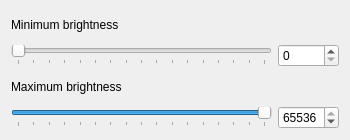
<?xml version="1.0" encoding="UTF-8"?>
<ui version="4.0">
 <class>LoadImage</class>
 <widget class="QDialog" name="LoadImage">
  <property name="geometry">
   <rect>
    <x>0</x>
    <y>0</y>
    <width>350</width>
    <height>140</height>
   </rect>
  </property>
  <property name="sizePolicy">
   <sizepolicy hsizetype="Fixed" vsizetype="Fixed">
    <horstretch>0</horstretch>
    <verstretch>0</verstretch>
   </sizepolicy>
  </property>
  <property name="windowTitle">
   <string>Dialog</string>
  </property>
  <layout class="QGridLayout" name="gridLayout">
   <item row="0" column="0">
    <layout class="QGridLayout" name="gridLayout_2">
     <item row="1" column="0">
      <widget class="QSlider" name="minSlider">
       <property name="minimum">
        <number>0</number>
       </property>
       <property name="maximum">
        <number>65536</number>
       </property>
       <property name="pageStep">
        <number>4096</number>
       </property>
       <property name="value">
        <number>0</number>
       </property>
       <property name="orientation">
        <enum>Qt::Horizontal</enum>
       </property>
       <property name="tickPosition">
        <enum>QSlider::TicksBelow</enum>
       </property>
      </widget>
     </item>
     <item row="0" column="0">
      <widget class="QLabel" name="label">
       <property name="text">
        <string>Minimum brightness</string>
       </property>
      </widget>
     </item>
     <item row="1" column="1">
      <widget class="QSpinBox" name="minBox">
       <property name="minimum">
        <number>0</number>
       </property>
       <property name="maximum">
        <number>65536</number>
       </property>
       <property name="value">
        <number>0</number>
       </property>
      </widget>
     </item>
     <item row="3" column="0">
      <widget class="QSlider" name="maxSlider">
       <property name="minimum">
        <number>0</number>
       </property>
       <property name="maximum">
        <number>65536</number>
       </property>
       <property name="pageStep">
        <number>4096</number>
       </property>
       <property name="value">
        <number>65536</number>
       </property>
       <property name="orientation">
        <enum>Qt::Horizontal</enum>
       </property>
       <property name="tickPosition">
        <enum>QSlider::TicksBelow</enum>
       </property>
      </widget>
     </item>
     <item row="2" column="0">
      <widget class="QLabel" name="label_2">
       <property name="text">
        <string>Maximum brightness</string>
       </property>
      </widget>
     </item>
     <item row="3" column="1">
      <widget class="QSpinBox" name="maxBox">
       <property name="minimum">
        <number>0</number>
       </property>
       <property name="maximum">
        <number>65536</number>
       </property>
       <property name="value">
        <number>65536</number>
       </property>
      </widget>
     </item>
    </layout>
   </item>
  </layout>
 </widget>
 <resources/>
 <connections/>
</ui>
